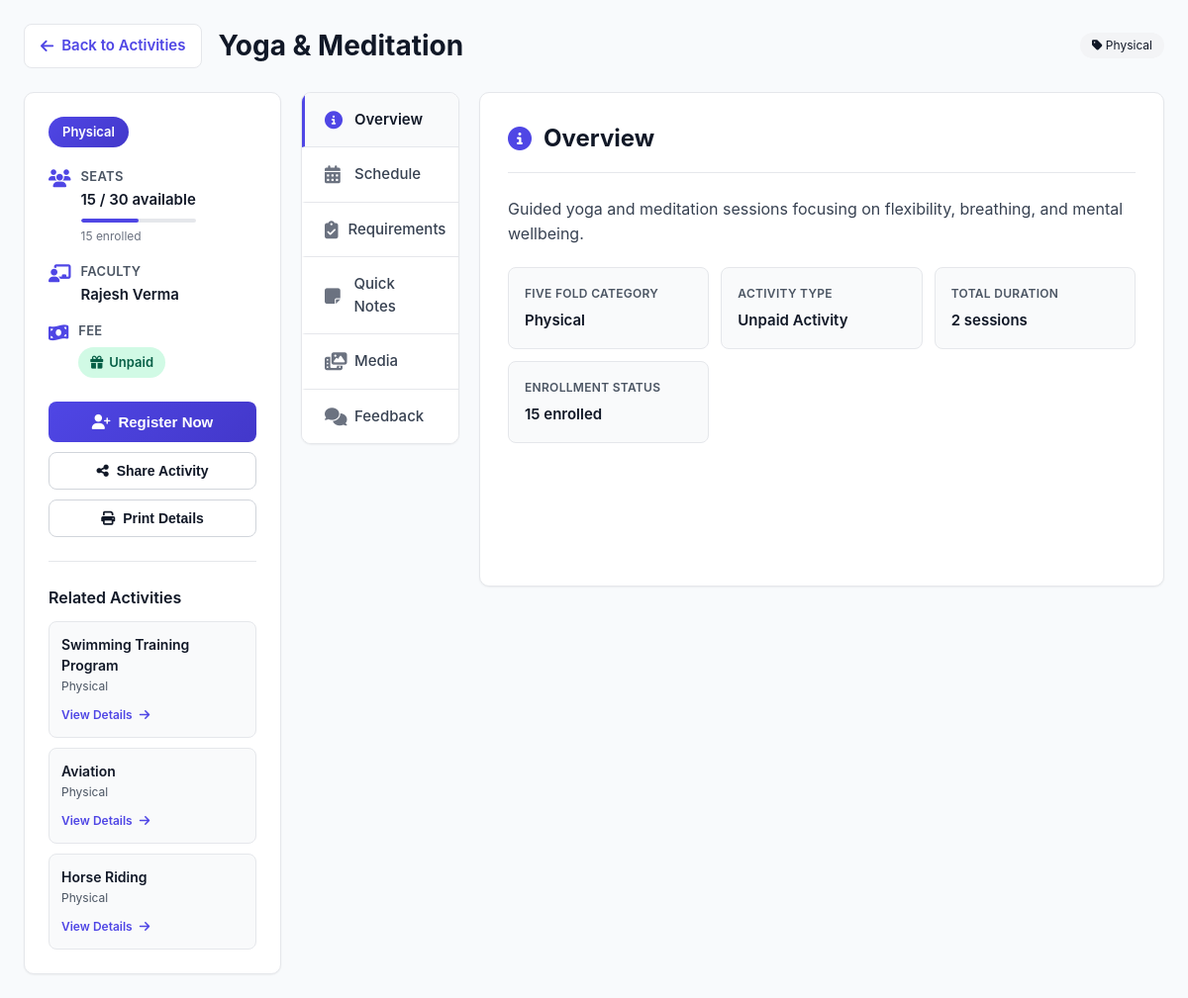
Screenshot of /activities/student/activity/1/ with the database file from the repository.
### activities_app/models.py (models this page shows, shortened)
class Activity(models.Model):
    title = models.CharField(max_length=200)
    description = models.TextField()
    fold = models.CharField(max_length=50)
    total_seats = models.IntegerField()
    filled_seats = models.IntegerField()
    quick_notes = models.TextField(blank=True)
    fee = models.PositiveIntegerField(default=0)
    latitude = models.FloatField(null=True, blank=True)
    longitude = models.FloatField(null=True, blank=True)
    faculty = models.ForeignKey(
        User,
        on_delete=models.CASCADE,
        related_name="activities"
    )

### activities_app/views.py (the view)
# urls.py: path('student/activity/<int:id>/', views.activity_detail, name='activity_detail'),
def activity_detail(request, id):
    activity = get_object_or_404(Activity, id=id)
    available_seats = activity.total_seats - activity.filled_seats
    is_registered = False
    if request.user.is_authenticated:
        is_registered = ActivityRegistration.objects.filter(
            student=request.user,
            activity=activity
        ).exists()
    related_activities = Activity.objects.filter(
        fold=activity.fold
    ).exclude(id=activity.id)[:3]
    feedbacks = activity.feedbacks.all()
    avg_rating = activity.feedbacks.aggregate(avg=Avg("rating"))["avg"]
    if request.user.is_authenticated and (request.user.is_staff or request.user.is_superuser):
        back_url = "/admin-panel/activities/manage/"
    else:
        back_url = "/activities/student/activities/"
    return render(
        request,
        "activities_app/student/activity_detail.html",
        {
            "activity": activity,
            "available_seats": available_seats,
            "related_activities": related_activities,
            "feedbacks": feedbacks,
            "is_registered": is_registered,
            "back_url": back_url,
            "avg_rating": avg_rating,   # ✅ ADD THIS LINE
        }
    )

### activities_app/templates/activities_app/student/activity_detail.html (shortened to what this page needs)
{% load static %}
<!DOCTYPE html>
<html lang="en">
<head>
    <link rel="stylesheet" href="{% static 'activities_app/css/activity_detail.css' %}">
    <link rel="stylesheet" href="https://cdnjs.cloudflare.com/ajax/libs/font-awesome/6.4.0/css/all.min.css">
</head>
<body>
    <div class="page-wrapper">
        <div class="page-header">
            <div class="header-left">
                <a href="{{ back_url }}" class="back-link">
                    <i class="fas fa-arrow-left"></i>
                    Back to Activities
                </a>
                <h1 class="page-title">{{ activity.title }}</h1>
                {% if activity.fold %}
                <span style="display: inline-block; margin-left: 1rem; padding: 0.25rem 0.75rem; background: var(--gray-100); border-radius: 20px; font-size: 0.75rem;">
                    <i class="fas fa-tag"></i> {{ activity.fold }}
                </span>
                {% endif %}
            </div>
        </div>
        <div class="activity-layout">
            <div class="static-sidebar">
                <div class="fold-badge">{{ activity.fold }}</div>
                <div class="info-list">
                    <div class="info-item">
                        <i class="fas fa-users info-icon"></i>
                        <div class="info-content">
                            <h4>Seats</h4>
                            <p>
                                <span class="counter-value" id="availableSeats">{{ available_seats }}</span> / {{ activity.total_seats }} available
                            </p>
                            <div class="seats-progress">
                                <div class="seats-progress-bar" style="width: {% widthratio activity.filled_seats activity.total_seats 100 %}%"></div>
                            </div>
                            <small style="color: var(--gray-500); font-size: 0.75rem;">
                                {{ activity.filled_seats }} enrolled
                            </small>
                        </div>
                    </div>
                    <div class="info-item">
                        <i class="fas fa-chalkboard-teacher info-icon"></i>
                        <div class="info-content">
                            <h4>Faculty</h4>
                            <p>{{ activity.faculty.first_name }} {{ activity.faculty.last_name }}</p>
                        </div>
                    </div>
                    <div class="info-item">
                        <i class="fas fa-money-bill-wave info-icon"></i>
                        <div class="info-content">
                            <h4>Fee</h4>
                            <p>
                                {% if activity.fee > 0 %}
                                <span class="fee-status paid">
                                    <i class="fas fa-rupee-sign"></i> Paid - ₹{{ activity.fee }}
                                </span>
                                {% else %}
                                <span class="fee-status unpaid">
                                    <i class="fas fa-gift"></i> Unpaid
                                </span>
                                {% endif %}
                            </p>
                        </div>
                    </div>
                </div>
                <div class="action-buttons">
                    {% if is_registered %}
                    <div id="registered" style="text-align: center; padding: 1rem; background: var(--gray-50); border-radius: var(--radius);">
                        <div style="color: var(--secondary); font-weight: 600; margin-bottom: 0.5rem;">
                            <i class="fas fa-check-circle"></i> Already Registered
                        </div>
                        <small style="color: var(--gray-600); font-size: 0.8125rem;">
                            You're enrolled in this activity
                        </small>
                    </div>
                    {% elif available_seats <= 0 %}
                    <button class="btn btn-primary" disabled>
                        <i class="fas fa-times"></i> Full
                    </button>
                    {% else %}
                    <button type="button"
                        class="btn btn-primary"
                        onclick="openRegisterDialog()">
                        <i class="fas fa-user-plus"></i> Register Now
                    </button>
                    {% endif %}
                    <button class="btn btn-secondary" id="shareBtn" onclick="shareActivity()">
                        <i class="fas fa-share-alt"></i> Share Activity
                    </button>
                    <button class="btn btn-secondary" id="printBtn" onclick="window.print()">
                        <i class="fas fa-print"></i> Print Details
                    </button>
                </div>
                {% if related_activities %}
                <div class="related-activities">
                    <h3>Related Activities</h3>
                    <div class="related-list">
                        {% for rel in related_activities|slice:":3" %}
                        <div class="related-item">
                            <h4>{{ rel.title }}</h4>
                            <p>{{ rel.fold }}</p>
                            <a href="{% url 'activity_detail' rel.id %}">
                                View Details <i class="fas fa-arrow-right" style="margin-left: 4px;"></i>
                            </a>
                        </div>
                        {% endfor %}
                    </div>
                </div>
                {% endif %}
            </div>
            <div class="tab-sidebar">
                <div class="tab active" data-tab="overview">
                    <i class="fas fa-info-circle tab-icon"></i>
                    <span class="tab-label">Overview</span>
                </div>
                <div class="tab" data-tab="schedule">
                    <i class="fas fa-calendar-alt tab-icon"></i>
                    <span class="tab-label">Schedule</span>
                </div>
                <div class="tab" data-tab="requirements">
                    <i class="fas fa-clipboard-check tab-icon"></i>
                    <span class="tab-label">Requirements</span>
                </div>
                <div class="tab" data-tab="notes">
                    <i class="fas fa-sticky-note tab-icon"></i>
                    <span class="tab-label">Quick Notes</span>
                </div>
                <div class="tab" data-tab="media">
                    <i class="fas fa-photo-video tab-icon"></i>
                    <span class="tab-label">Media</span>
                </div>
                <div class="tab" data-tab="feedback">
                    <i class="fas fa-comments tab-icon"></i>
                    <span class="tab-label">Feedback</span>
                </div>
            </div>
            <div class="content-area">
                <div class="tab-content active" id="overview-content">
                    <div class="content-header">
                        <i class="fas fa-info-circle content-icon"></i>
                        <h2 class="content-title">Overview</h2>
                    </div>
                    <div class="content-body">
                        <p>{{ activity.description }}</p>
                        <div class="info-grid">
                            <div class="info-card">
                                <h4>Five Fold Category</h4>
                                <p>{{ activity.fold }}</p>
                            </div>
                            <div class="info-card">
                                <h4>Activity Type</h4>
                                <p>
                                    {% if activity.fee > 0 %}
                                    Paid Activity
                                    {% else %}
                                    Unpaid Activity
                                    {% endif %}
                                </p>
                            </div>
                            <div class="info-card">
                                <h4>Total Duration</h4>
                                <p>{{ activity.time_slots.count }} session{% if activity.time_slots.count != 1 %}s{% endif %}</p>
                            </div>
                            <div class="info-card">
                                <h4>Enrollment Status</h4>
                                <p>{{ activity.filled_seats }} enrolled</p>
                            </div>
                        </div>
                    </div>
                </div>
            </div>
        </div>
    </div>
</body>
</html>

### activities_app/templates/activities_app/student/activity_detail.html (style rules this page uses)
.tab, .info-card, .requirement-item, .schedule-item { transition: all 0.2s ease; }
.seats-progress { margin-top: 0.5rem; height: 4px; background: var(--gray-200); border-radius: 2px; overflow: hidden; }
.seats-progress-bar { height: 100%; background: var(--primary); border-radius: 2px; transition: width 0.3s ease; }
.counter-value { display: inline-block; }

### rows the page displays
Activity: title "Yoga & Meditation", fold "Physical", total_seats "30", filled_seats "15", faculty.first_name "Rajesh", faculty.last_name "Verma", description "Guided yoga and meditation sessions focusing on flexibility, breathing, and mental wellbeing.", time_slots.count "2"
Activity: title "Swimming Training Program", fold "Physical"
Activity: title "Aviation", fold "Physical"
Activity: title "Horse Riding", fold "Physical"

### other values shown
{{ available_seats }} "15"
